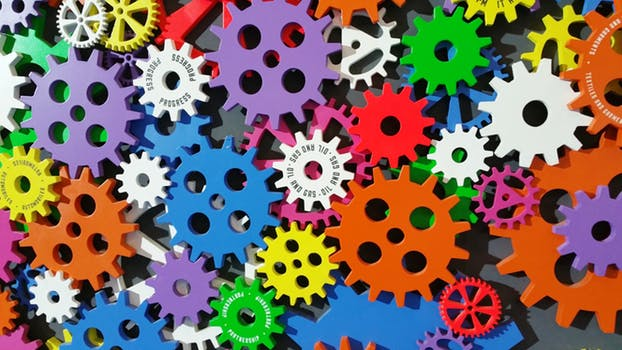
#> input picture drawing/color.jpg, 622 x 350 px
$ python drawing.py
#> lines starting #> are read from the running program, lines starting #| are printed output that depends on the picture; after the words box and inside, x2 and y2 are one past the last pixel; in counts of white or black regions, pixels touching at a corner belong together
import cv2
import numpy as np

img = cv2.imread('color.jpg', cv2.IMREAD_COLOR)
#> img is the input picture: shape (350, 622, 3); mean B, G, R 97.7, 107.3, 125.7

#cv2.line(image, first point, second point, color, thickness)
cv2.line(img, (0,0), (150,150), (255, 0, 0), 5)
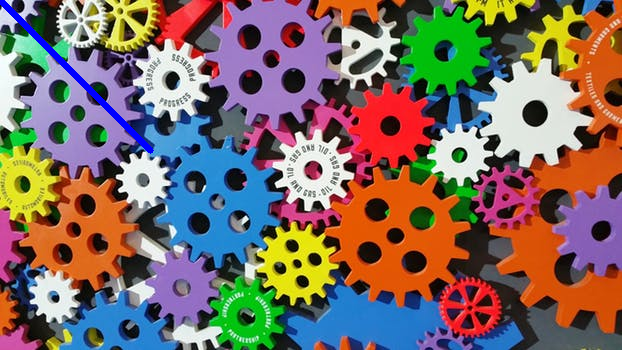
#> img: shape (350, 622, 3); 0.62% of pixels changed, all inside (x1, y1, x2, y2) = (0, 0, 154, 154)

#cv2.rectangle(image, coordinate1, diagonal coordinate, color, thickness) ==> -1 stands for fill object
#rectangle will be drawn over line
cv2.rectangle(img, (45, 25), (450, 150), (155, 255, 200), -1)
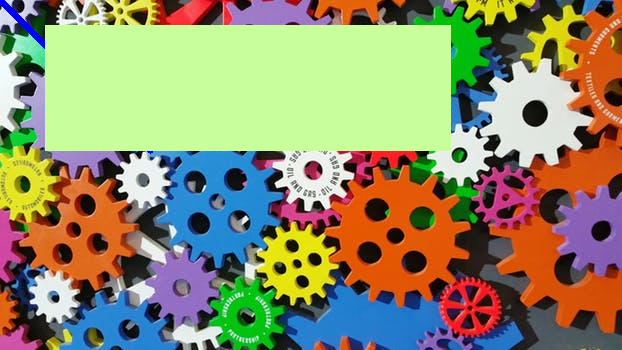
#> img: shape (350, 622, 3); mean B, G, R 106.3, 142.1, 143.5

#cv2.circle(image, centre, radius, color, thickness) ==> -1 stands for fill object
#circle will be drawn over line and rectangle
cv2.circle(img, (150,150), 50, (255,0 ,255), -1)

pts = np.array([[0, 10], [60, 80], [30, 40], [20, 60], [35, 45]], np.int32)
#cv2.polylines(image, [points], bool whether we want to connect the last point to the first, color, thickness)
cv2.polylines(img, [pts], True, (0, 255, 240), 1)

font = cv2.FONT_HERSHEY_SIMPLEX
#cv2.putText(image, text, start point, font, height, color, thickness, lineType)
#lineType : Type of line, whether 8-connected, anti-aliased line etc. By default, it is 8-connected.
#cv2.LINE_AA gives anti-aliased line which looks great for curves.
cv2.putText(img, 'Hi there!', (250,250), font, 1, (255, 0, 0), 2, cv2.LINE_AA)
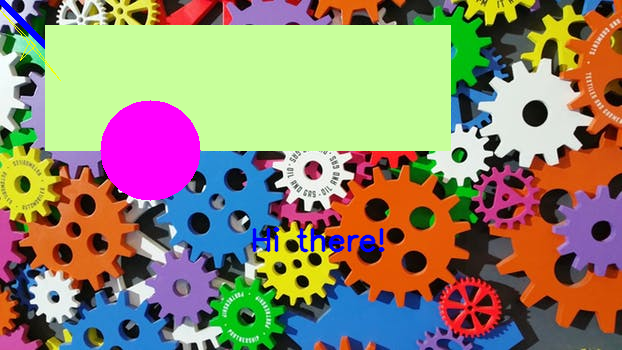
#> img: shape (350, 622, 3); mean B, G, R 110.5, 134.3, 146.1


cv2.imshow('image', img)
cv2.waitKey(0)
cv2.destroyAllWindows()
